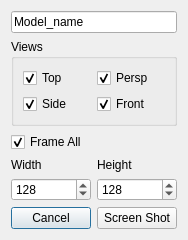
<?xml version="1.0" encoding="UTF-8"?>
<ui version="4.0">
 <class>Dialog</class>
 <widget class="QDialog" name="Dialog">
  <property name="geometry">
   <rect>
    <x>0</x>
    <y>0</y>
    <width>186</width>
    <height>230</height>
   </rect>
  </property>
  <property name="windowTitle">
   <string>Dialog</string>
  </property>
  <layout class="QGridLayout" name="gridLayout">
   <item row="4" column="1">
    <widget class="QSpinBox" name="height">
     <property name="minimum">
      <number>64</number>
     </property>
     <property name="maximum">
      <number>1024</number>
     </property>
     <property name="singleStep">
      <number>0</number>
     </property>
     <property name="value">
      <number>128</number>
     </property>
    </widget>
   </item>
   <item row="0" column="0" colspan="2">
    <widget class="QLineEdit" name="base_name">
     <property name="text">
      <string>Model_name</string>
     </property>
    </widget>
   </item>
   <item row="5" column="0">
    <widget class="QPushButton" name="Cancel">
     <property name="text">
      <string>Cancel</string>
     </property>
    </widget>
   </item>
   <item row="4" column="0">
    <widget class="QSpinBox" name="width">
     <property name="minimum">
      <number>64</number>
     </property>
     <property name="maximum">
      <number>1024</number>
     </property>
     <property name="value">
      <number>128</number>
     </property>
    </widget>
   </item>
   <item row="3" column="1">
    <widget class="QLabel" name="label_2">
     <property name="text">
      <string>Height</string>
     </property>
    </widget>
   </item>
   <item row="5" column="1">
    <widget class="QPushButton" name="screenshot">
     <property name="text">
      <string>Screen Shot</string>
     </property>
    </widget>
   </item>
   <item row="3" column="0">
    <widget class="QLabel" name="label">
     <property name="text">
      <string>Width</string>
     </property>
    </widget>
   </item>
   <item row="1" column="0" colspan="2">
    <widget class="QGroupBox" name="groupBox">
     <property name="title">
      <string>Views</string>
     </property>
     <layout class="QGridLayout" name="gridLayout_2">
      <item row="0" column="0">
       <widget class="QCheckBox" name="top">
        <property name="text">
         <string>Top</string>
        </property>
        <property name="checked">
         <bool>true</bool>
        </property>
       </widget>
      </item>
      <item row="0" column="1">
       <widget class="QCheckBox" name="persp">
        <property name="text">
         <string>Persp</string>
        </property>
        <property name="checked">
         <bool>true</bool>
        </property>
       </widget>
      </item>
      <item row="1" column="0">
       <widget class="QCheckBox" name="side">
        <property name="text">
         <string>Side</string>
        </property>
        <property name="checked">
         <bool>true</bool>
        </property>
       </widget>
      </item>
      <item row="1" column="1">
       <widget class="QCheckBox" name="front">
        <property name="text">
         <string>Front</string>
        </property>
        <property name="checked">
         <bool>true</bool>
        </property>
       </widget>
      </item>
     </layout>
    </widget>
   </item>
   <item row="2" column="0">
    <widget class="QCheckBox" name="frame_all">
     <property name="text">
      <string>Frame All</string>
     </property>
     <property name="checked">
      <bool>true</bool>
     </property>
    </widget>
   </item>
  </layout>
 </widget>
 <resources/>
 <connections/>
</ui>
